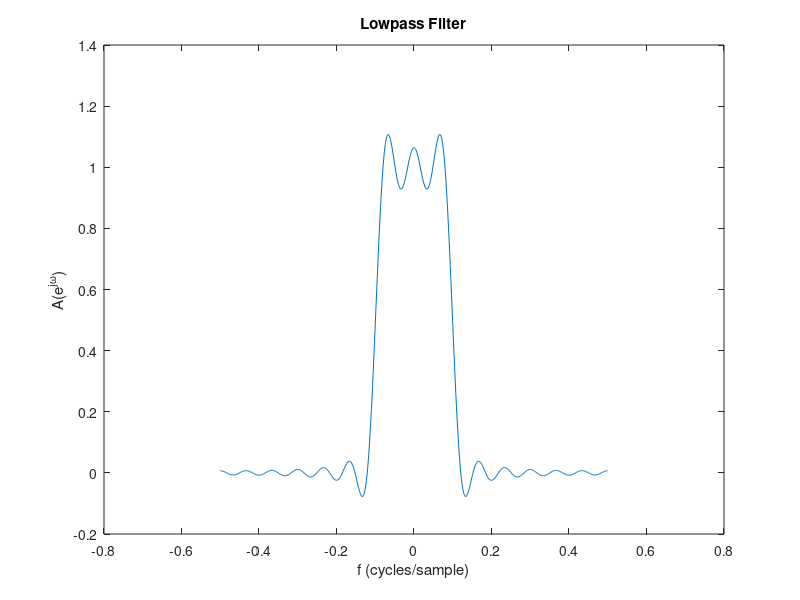
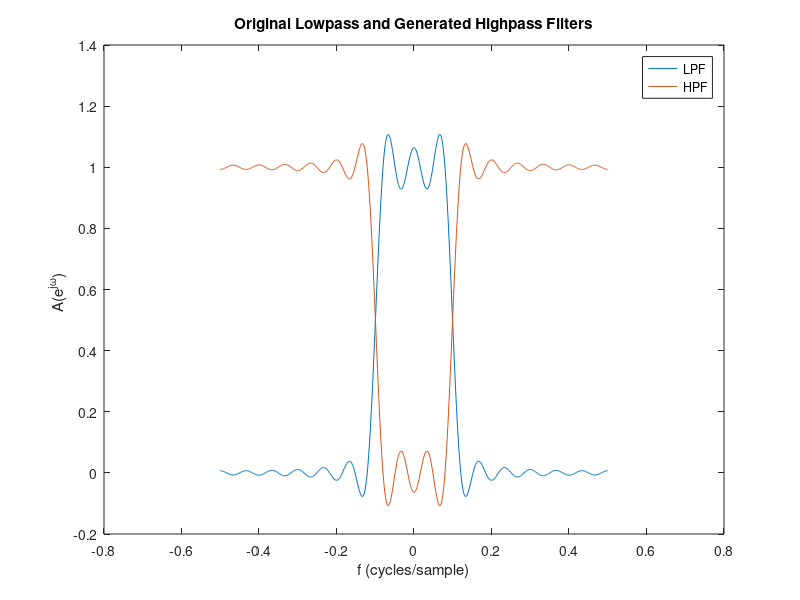

Here is the MATLAB script that generated these plots, in order:
%% LPF to HPF transformation demo
%
%
%% Generate a low pass filter
% Plot the amplitude response
M=30;
f1=0;
f2=.1;
n=0:M;
h=2*f2*sinc(2*f2*(n-M/2))-2*f1*sinc(2*f1*(n-M/2));      %IRT 
w=-pi:.01:pi;
[H,w]=freqz(h,1,w);
beta=0;
alpha=M/2;
W=exp(-j*(beta-alpha*w));
A=H.*W;
Alpf=real(A);
figure(1)
clf
plot(w/(2*pi),Alpf) %LPF fc=0.1 occurs @ 0.5 for AR
title('Lowpass Filter')
ylabel('A(e^{j\omega})')
xlabel('f (cycles/sample)')
%% Generate a highpass filter from the lowpass filter.

%generate difference between delta[n-M/2] & LP IR
h=-h;       %negate LP's IR
h(M/2+1)=1+h(M/2+1);    %take location of IR and add 1 to that location; h is now the IR for HPF
hLP=h;
w=-pi:.01:pi;
[H,w]=freqz(h,1,w);
beta=0;
alpha=M/2;
W=exp(-j*(beta-alpha*w));
A=H.*W;
Ahpf=real(A);
figure(2)
clf
plot(w/(2*pi),Ahpf)     %HPF 
title('Highpass Filter (Allpass Minus Lowpass)')
ylabel('A(e^{j\omega})')
xlabel('f (cycles/sample)')

%% Plot both amplitude responses on one plot
figure(2) 
clf 
plot(w/(2*pi) ,Alpf) 
hold on 
plot(w/(2*pi) ,Ahpf) 
legend( 'LPF', 'HPF')   %fc = ~0.1, occurs @ A=0.5
title('Original Lowpass and Generated Highpass Filters') 
ylabel('A(e^{j\omega}) ') 
xlabel('f (cycles/sample)') 